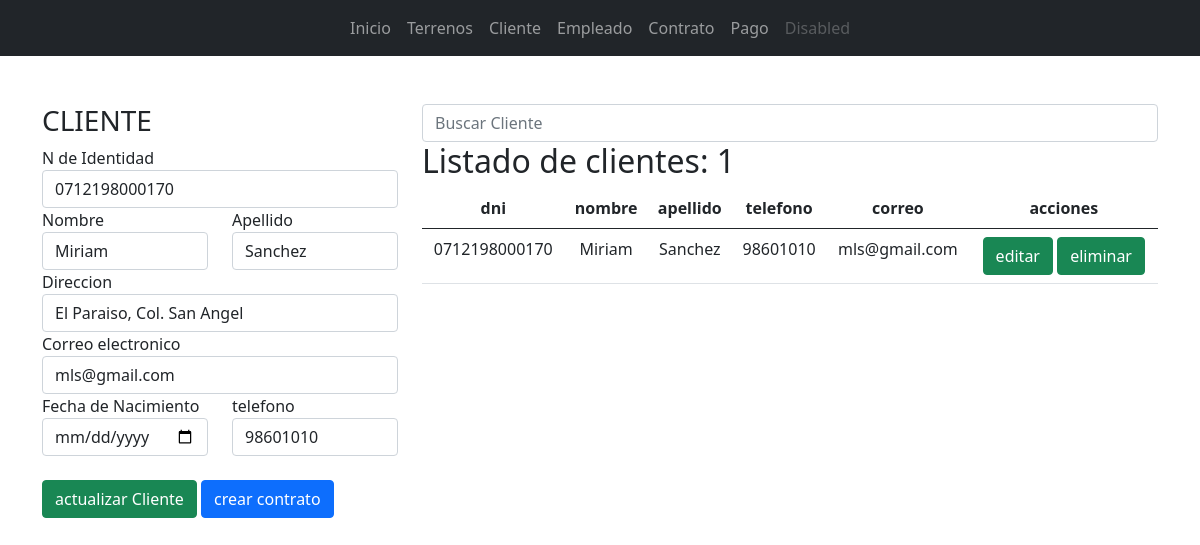
Page /cliente/21/editar on the committed database.
### app_lotificadora/models.py (models this page shows, shortened)
class Cliente(models.Model):
    dni = models.CharField(max_length=16)
    nombre = models.CharField(max_length=35)
    apellido = models.CharField(max_length=35)
    direccion = models.TextField()
    fecha = models.DateField()
    telefono = models.CharField(max_length=13)
    correo = models.EmailField(max_length=40)
    fecha_ingreso = models.DateField(auto_now_add=True, null=True)
    estado = models.BooleanField(default=True)
    user = models.OneToOneField(User, on_delete=models.CASCADE, null=True, blank=True)

### app_lotificadora/views.py (the view, shortened to what this page needs)
# urls.py: path('cliente/<int:id>/editar', views.mantenimiento_cliente, name="mantenimiento_cliente"),
def mantenimiento_cliente(request, id):
    c = get_object_or_404(Cliente, pk=id)
    cli = Cliente.objects.all().order_by('nombre')
    ctx = {
            'cliente': cli,
            'c': c
        }
    return render(request, 'cliente/cliente.html', ctx)

### app_lotificadora/templates/cliente/cliente.html (shortened to what this page needs)
{% extends "base.html" %}
{% block container %}
    <div class="row">
        <div class="col-md-4">
            <h3>CLIENTE</h3>
            {% if c %}
            <form action="{% url 'mantenimiento_cliente' c.id %}" method="post" id="#frm-cliente">
            {% else %}
            <form action="" method="post" id="#frm-cliente">
            {% endif %}
                <div>
                    <label for="txt-dni">N de Identidad</label>
                    <input name="txt-dni" type="text" value="{{ c.dni }}" class="form-control" id="txt-dni" placeholder="0000-0000-00000" required autofocus>
                </div>
                <div class="row">
                    <div class="col-md-6">
                        <label for="txt-nombre">Nombre</label>
                        <input name="txt-nombre" type="text" value="{{ c.nombre }}" class="form-control" id="txt-nombre" placeholder="Nombre" required autofocus>
                    </div>
                    <div class="col-md-6">
                        <label for="txt-apellido">Apellido</label>
                        <input name="txt-apellido" type="text" value="{{ c.apellido }}" class="form-control" id="txt-apellido" placeholder="Apellido" required autofocus>
                    </div>
                </div>
                <div>
                    <label for="txt-direccion">Direccion</label>
                    <input name="txt-direccion" type="text" value="{{ c.direccion }}" class="form-control" id="txt-direccion" placeholder="1234 Main St" required autofocus>
                </div>
                <div>
                    <label for="txt-correo">Correo electronico</label>
                    <input name="txt-correo" type="email" value="{{ c.correo }}" class="form-control" id="txt-correo" placeholder="example@email.com">
                </div>
                <div class="row">
                    <div class="col-md-6">
                        <label for="txt-fecha">Fecha de Nacimiento</label>
                        <input name="txt-fecha" type="date" value="{{ c.fecha }}" class="form-control" id="txt-fecha" required autofocus>
                    </div>
                    <div class="col-md-6">
                        <label for="txt-telefono">telefono</label>
                        <input name="txt-telefono" type="text" value="{{ c.telefono }}" class="form-control" id="txt-telefono" placeholder="1234-5678" required autofocus>
                    </div>
                </div>
                <div class="mt-4">
                    {% if c %}
                    <input type="submit" class="btn btn-success" value="actualizar Cliente">
                    {% else %}
                    <input type="submit" class="btn btn-success" value="Registrar Cliente">
                    {% endif %}
                    <a href="{% url 'contrato' %}"class="btn btn-primary">crear contrato</a>
                </div>
            </form>
        </div>
        <div class="col-md-8">
            <form action="" method="get">
                <input type="search" name="q" value="{{ q }}" class="form-control" placeholder="Buscar Cliente">
            </form>
            <h2>Listado de clientes: {{ cliente|length }}</h2>
            <div class="table-responsive">
                <table class="table table-hover">
                    <thead>
                        <tr class="text-center">
                            <th>dni</th>
                            <th>nombre</th>
                            <th>apellido</th>
                            <th>telefono</th>
                            <th>correo</th>
                            <th>acciones</th>
                        </tr>
                    </thead>
                    <tbody>
                        {% for c in cliente %}
                            <tr class="text-center">
                                <td>{{ c.dni }}</td>
                                <td>{{ c.nombre }}</td>
                                <td>{{ c.apellido }}</td>
                                <td>{{ c.telefono }}</td>
                                <td>{{ c.correo|default_if_none:'-' }}</td>
                                <td>
                                    <a href="{% url 'mantenimiento_cliente' c.id %}" type="submit" class="btn btn-success">editar</a>
                                    <input type="submit" class="btn btn-success" value="eliminar">
                                </td>
                            </tr>
                        {% empty %}
                            <div class="alert alert-danger">No se encuentran Clientes</div>
                        {% endfor %}
                    </tbody>
                </table>
            </div>
        </div>
    </div>
{% endblock  %}

### rows in the picture
Cliente: txt-dni "0712198000170", txt-nombre "Miriam", txt-apellido "Sanchez", txt-direccion "El Paraiso, Col. San Angel", txt-correo "mls@gmail.com", txt-telefono "98601010", dni "0712198000170", nombre "Miriam", apellido "Sanchez", telefono "98601010", correo "mls@gmail.com"

### other values in the picture
{{ cliente|length }} "1"
